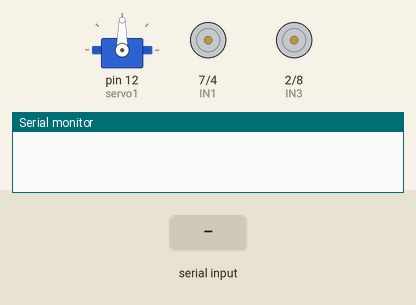
This sketch was run on a simulated Arduino Uno, built with avr-gcc and run on an emulated ATmega328P. On the bench: servo, motor-driver pin pairs drawn as motors (green arrow = first pin HIGH = forward, orange = second pin HIGH = backward, longer = more drive, scaled by the enable pin), the last lines printed to the serial monitor. The inputs (shaded band) are chosen by the test bench.

Above: at 1.2 s.
1.3 s: "T,45\n" received over the second serial link
At 2.9 s:
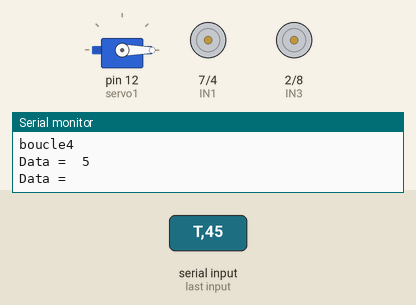
3.8 s: "S90\n" received over the second serial link
At 5.0 s:
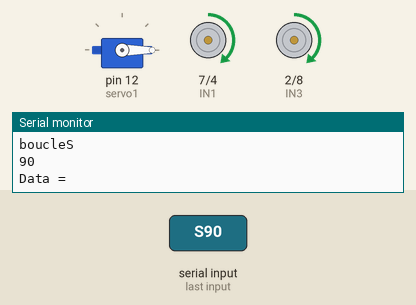
5.3 s: "1" received over the second serial link
At 6.3 s:
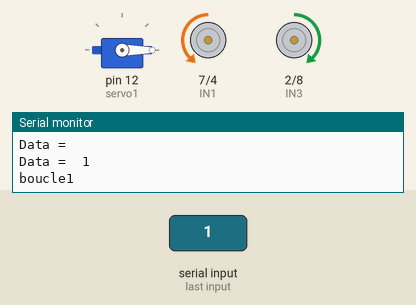
6.8 s: "3" received over the second serial link
At 7.5 s:
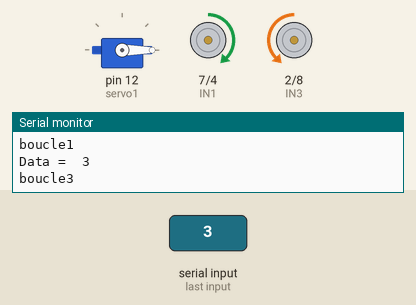
8.3 s: "2" received over the second serial link
At 8.6 s:
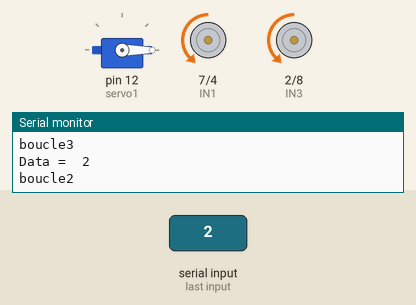
9.8 s: "S,45\n" received over the second serial link
At 11.0 s:
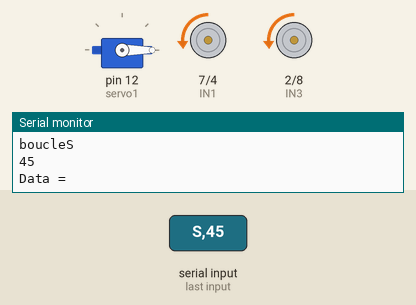
Timing chart, 0 to 12.3 s (numbered marks = the images above; inputs shaded):
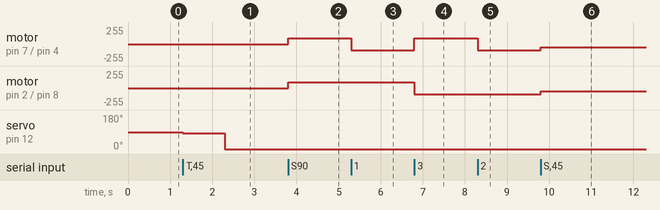

Measured:
- after the input at 1.3 s, servo on pin 12 (servo1): 90° → 84° at once, → 0° 1.0 s later
- after the input at 3.8 s, motor on pin 7 (IN1) / pin 4 (IN2), motor on pin 2 (IN3) / pin 8 (IN4): stopped → forward 90/255 at once
- after the input at 5.3 s, motor on pin 7 (IN1) / pin 4 (IN2): forward 90/255 → backward 90/255 at once
- after the input at 6.8 s, motor on pin 7 (IN1) / pin 4 (IN2): backward 90/255 → forward 90/255 at once; motor on pin 2 (IN3) / pin 8 (IN4): forward 90/255 → backward 90/255 at once
- after the input at 8.3 s, motor on pin 7 (IN1) / pin 4 (IN2): forward 90/255 → backward 90/255 at once
- after the input at 9.8 s, motor on pin 7 (IN1) / pin 4 (IN2), motor on pin 2 (IN3) / pin 8 (IN4): backward 90/255 → backward 45/255 at once

The sketch:

Robotinho.ino
```cpp
#include<SoftwareSerial.h>
#define TX 11
#define RX 3
SoftwareSerial BlueT(RX,TX);

#include <Servo.h>
Servo servo1;
//Servo servo2;

int PWM;
char Data;

//-- MOTEUR A -
int ENA=5;
int IN1=7;
int IN2=4;

//-- MOTEUR B -
int ENB=6;
int IN3=2;
int IN4=8;

void setup() {

  Serial.begin(9600);
  BlueT.begin(9600);

  servo1.attach(12,500,2650);
  //servo2.attach(13,500,2650);

  pinMode(ENA,OUTPUT);
  pinMode(ENB,OUTPUT);
  pinMode(IN1,OUTPUT);
  pinMode(IN2,OUTPUT);
  pinMode(IN3,OUTPUT);
  pinMode(IN4,OUTPUT);
}

void loop() {

   //Pour récupérer les données de communication Bluetooth
   if (BlueT.available()){
      Data=BlueT.read();
      Serial.print("Data =  ");
      Serial.println(Data);

   //PWM pour régler la puissance du moteur, ainsi la vitesse du robot
   if (Data=='S'){
     Serial.println("boucleS");
     PWM=BlueT.parseInt();
     Serial.println(PWM);
     analogWrite(ENA,PWM);
     analogWrite(ENB,PWM);
     }

  //1,2,3,4 pour régler la direction du robot
  //Avant
   if (Data=='1') {
    Serial.println("boucle1");
    digitalWrite(IN1,LOW);
    digitalWrite(IN2,HIGH);
    digitalWrite(IN4,LOW);
    digitalWrite(IN3,HIGH);
    analogWrite(ENA,PWM);
    analogWrite(ENB,PWM); }

  //Gauche
  if (Data=='4') {
    Serial.println("boucle4");
    digitalWrite(IN1,HIGH);
    digitalWrite(IN2,LOW);
    digitalWrite(IN3,HIGH);
    digitalWrite(IN4,LOW);
    analogWrite(ENA,PWM);
    analogWrite(ENB,PWM); }

  //Arrière
  if (Data=='3') {
    digitalWrite(IN1,HIGH);
    digitalWrite(IN2,LOW);
    digitalWrite(IN3,LOW);
    digitalWrite(IN4,HIGH);
    analogWrite(ENA,PWM);
    analogWrite(ENB,PWM);
    Serial.println("boucle3");
    }

  //Droite
  if (Data=='2') {
    Serial.println("boucle2");
    digitalWrite(IN1,LOW);
    digitalWrite(IN2,HIGH);
    digitalWrite(IN3,LOW);
    digitalWrite(IN4,HIGH);
    analogWrite(ENA,PWM);
    analogWrite(ENB,PWM);
    }

  //Système de tir
  if (Data=='T') {
      servo1.writeMicroseconds(1500);
      delay(1000);
      servo1.writeMicroseconds(0);
  }

  //Pour ouvrir la trappe
  //if (Data=='O') {
      //servo2.writeMicroseconds(3000);
  //}

  //Pour fermer la trappe
  //if (Data=='C') {
      //servo2.writeMicroseconds(0);
  //}
}


}
```
